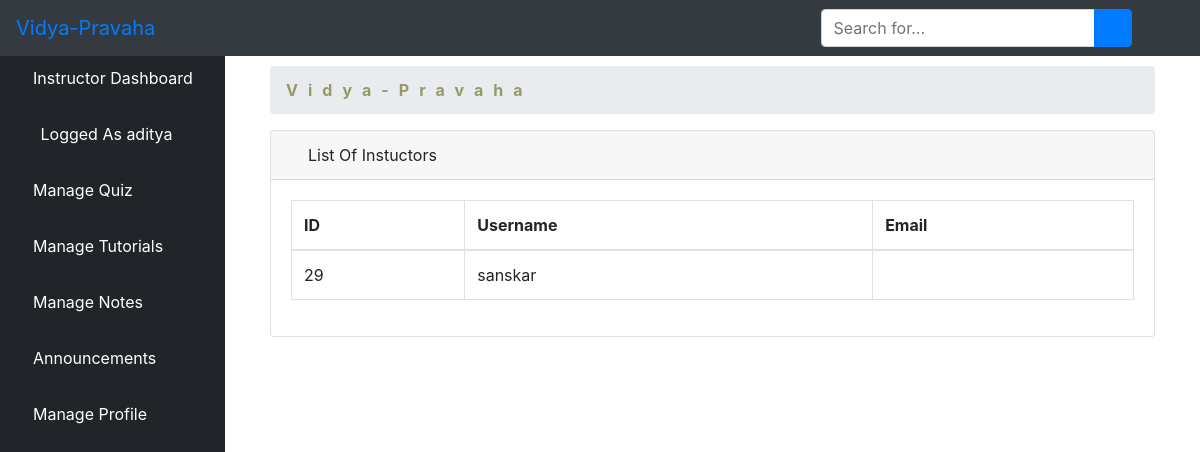
The page /alinsins/ (signed in) on the database its author committed.
### Vidya-Pravaha/elearn/models.py (models this page shows)
class User(AbstractUser):
    is_learner = models.BooleanField(default=False)
    is_instructor = models.BooleanField(default=False)
    is_admin = models.BooleanField(default=False)
    is_parent = models.BooleanField(default=False)

### Vidya-Pravaha/elearn/views.py (the view)
# urls.py: path('alinsins/', views.ListInstructorForInsView.as_view(), name='alinsins'),
class ListInstructorForInsView(LoginRequiredMixin, ListView):
    model = Learner
    template_name = 'dashboard/instructor/list_instructor.html'
    context_object_name = 'instructors'
    paginated_by = 10
    def get_queryset(self):
        return User.objects.order_by('-id')

### Vidya-Pravaha/elearn/templates/dashboard/instructor/list_instructor.html (shortened to what this page needs)
{% extends 'dashboard/instructor/base.html' %}
{% block body %}
        <div class="container-fluid">
        <div class="row">
          <div class="col-12 mb-3">
          <div class="col-12 mb-3">
                <div id="content-wrapper">
        <div class="container-fluid">
            <ol class="breadcrumb">
                <li class="breadcrumb-item">
                    <a href="{% url 'instructor'%}" style="color: #999965; font-weight: bold; letter-spacing: 10px">Vidya-Pravaha</a>
                </li>
            </ol>
            <div class="card mb-3">
                <div class="card-header">
                    <i class="fas fa-table"></i>
                    List Of Instuctors
                </div>
                <div class="card-body">
                    <div class="table-responsive">
                        <table class="table table-bordered" id="dataTable" width="100%" cellspacing="0">
                            <thead>
                            <tr>
                                <th>ID</th>
                                <th>Username</th>
                                <th>Email</th>
                                {%if instructors %}
                                {%for instructor in instructors %}
                                {% if instructor.is_instructor == True %}
                            </tr>
                            </thead>
                            <tbody>
                                <tr>
                                    <td>{{ instructor.id }}</td>
                                    <td>{{ instructor.username }}</td>
                                    <td>{{ instructor.email }}</td>
                                </tr>
                                {% endif %}
                            {% endfor %}
                        {% endif %}
                            </tbody>
                        </table>
                    </div>
                </div>
            </div>
        </div>
    </div>
          </div>
        </div>
      </div>
    </div>
{% endblock %}

### Vidya-Pravaha/elearn/templates/dashboard/instructor/base.html (shortened to what this page needs)
<!DOCTYPE html>
<html lang="en">
<head>
    {% load static %}
    <link href="{% static 'vendor/fontawesome-free/css/all.min.css' %}" rel="stylesheet" type="text/css">
    <link href="{% static 'vendor/datatables/dataTables.bootstrap4.css' %}" rel="stylesheet">
    <link href="{% static 'css/sb-admin.css' %}" rel="stylesheet">
</head>
<body id="page-top">
<nav class="navbar navbar-expand navbar-dark bg-dark fixed-top">
    <a class="navbar-brand mr-1 text-primary" href="">Vidya-Pravaha</a>
    <button class="btn btn-link btn-sm text-white order-1 order-sm-0" id="sidebarToggle" href="#">
        <i class="fas fa-bars"></i>
    </button>
    <form class="d-none d-md-inline-block form-inline ml-auto mr-0 mr-md-3 my-2 my-md-0">
        <div class="input-group">
            <input type="text" class="form-control" placeholder="Search for..." aria-label="Search" aria-describedby="basic-addon2">
            <div class="input-group-append">
                <button class="btn btn-primary" type="button">
                    <i class="fas fa-search"></i>
                </button>
            </div>
        </div>
    </form>
    <ul class="navbar-nav ml-auto ml-md-0">
        <li class="nav-item dropdown no-arrow">
            <a class="nav-link dropdown-toggle" href="#" id="userDropdown" role="button" data-toggle="dropdown" aria-haspopup="true" aria-expanded="false">
                <i class="fas fa-user-circle fa-fw text-primary"></i>
            </a>
        </li>
    </ul>
</nav>
<div id="wrapper" style="padding-top: 50px;">
<ul class="sidebar navbar-nav">
    <li class="nav-item active">
        <a class="nav-link" href="{% url 'instructor' %}">
         <i class="fa fa-home" aria-hidden="true"></i>
            <span>Instructor Dashboard</span>
        </a>
    </li>
    <li class="nav-item active">
        <a class="nav-link" href="">
            <i class="fas fa-user-circle fa-fw text-primary"></i>
            <span>Logged As {{ user.username }}</span>
        </a>
    </li>
    <li class="nav-item dropdown no-arrow">
                            <a class="nav-link dropdown-toggle" data-toggle="dropdown" aria-haspopup="true" aria-expanded="false" href="">
          <i class="fa fa-th-list" aria-hidden="true"></i>
            <span style="color: white">Manage Quiz</span>
        </a>
        </li>
         <li class="nav-item dropdown no-arrow">
                            <a class="nav-link dropdown-toggle" data-toggle="dropdown" aria-haspopup="true" aria-expanded="false" href="">
            <i class="fas fa-book-reader" aria-hidden="true"></i>
             <span style="color: white">Manage Tutorials</span>
        </a>
        </li>
         <li class="nav-item">
        <a class="nav-link" href="{% url 'lnotes' %}">
            <i class="fas fa-pen" aria-hidden="true"></i>
            <span style="color: white">Manage Notes</span>
        </a>
    </li>
    <li class="nav-item dropdown no-arrow">
                            <a class="nav-link dropdown-toggle" data-toggle="dropdown" aria-haspopup="true" aria-expanded="false" href="">
        <i class="fas fa-bell"></i>
            <span style="color: white">Announcements</span>
        </a>
        </li>
     <li class="nav-item dropdown no-arrow">
                            <a class="nav-link dropdown-toggle" data-toggle="dropdown" aria-haspopup="true" aria-expanded="false" href="">
            <i class="fas fa-user text-default"></i>
            <span style="color: white">Manage Profile</span>
        </a>
        </li>
</ul>
    {% block body %}{% endblock %}
</div>

### rows shown on the page
User: username "aditya"
User: id "29", username "sanskar"
